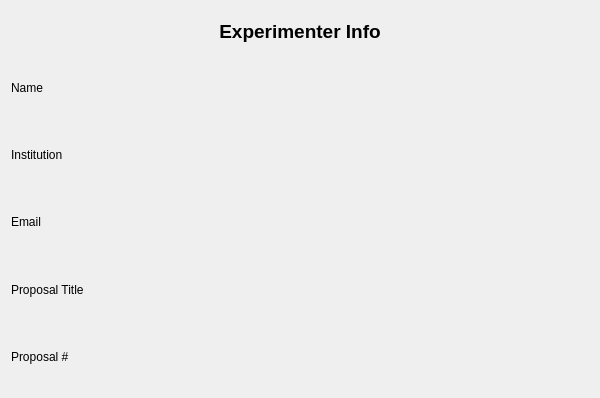
<?xml version="1.0" encoding="UTF-8"?>
<ui version="4.0">
 <class>Form</class>
 <widget class="QWidget" name="Form">
  <property name="geometry">
   <rect>
    <x>0</x>
    <y>0</y>
    <width>600</width>
    <height>398</height>
   </rect>
  </property>
  <property name="windowTitle">
   <string>Form</string>
  </property>
  <layout class="QVBoxLayout" name="verticalLayout">
   <item>
    <widget class="PyDMLabel" name="PyDMLabel_5">
     <property name="sizePolicy">
      <sizepolicy hsizetype="Preferred" vsizetype="Preferred">
       <horstretch>0</horstretch>
       <verstretch>0</verstretch>
      </sizepolicy>
     </property>
     <property name="minimumSize">
      <size>
       <width>0</width>
       <height>30</height>
      </size>
     </property>
     <property name="maximumSize">
      <size>
       <width>16777215</width>
       <height>40</height>
      </size>
     </property>
     <property name="font">
      <font>
       <pointsize>14</pointsize>
       <weight>75</weight>
       <bold>true</bold>
      </font>
     </property>
     <property name="toolTip">
      <string/>
     </property>
     <property name="text">
      <string>Experimenter Info</string>
     </property>
     <property name="alignment">
      <set>Qt::AlignCenter</set>
     </property>
    </widget>
   </item>
   <item>
    <layout class="QHBoxLayout" name="horizontalLayout">
     <item>
      <widget class="PyDMLabel" name="PyDMLabel">
       <property name="toolTip">
        <string/>
       </property>
       <property name="text">
        <string>Name</string>
       </property>
      </widget>
     </item>
     <item>
      <widget class="PyDMEmbeddedDisplay" name="PyDMEmbeddedDisplay">
       <property name="toolTip">
        <string/>
       </property>
       <property name="macros" stdset="0">
        <string>FieldName=UserName</string>
       </property>
       <property name="filename" stdset="0">
        <string>Field_Input.ui</string>
       </property>
      </widget>
     </item>
    </layout>
   </item>
   <item>
    <layout class="QHBoxLayout" name="horizontalLayout_2">
     <item>
      <widget class="PyDMLabel" name="PyDMLabel_2">
       <property name="toolTip">
        <string/>
       </property>
       <property name="text">
        <string>Institution</string>
       </property>
      </widget>
     </item>
     <item>
      <widget class="PyDMEmbeddedDisplay" name="PyDMEmbeddedDisplay_2">
       <property name="toolTip">
        <string/>
       </property>
       <property name="macros" stdset="0">
        <string>FieldName=UserInstitution</string>
       </property>
       <property name="filename" stdset="0">
        <string>Field_Input.ui</string>
       </property>
      </widget>
     </item>
    </layout>
   </item>
   <item>
    <layout class="QHBoxLayout" name="horizontalLayout_3">
     <item>
      <widget class="PyDMLabel" name="PyDMLabel_3">
       <property name="toolTip">
        <string/>
       </property>
       <property name="text">
        <string>Email</string>
       </property>
      </widget>
     </item>
     <item>
      <widget class="PyDMEmbeddedDisplay" name="PyDMEmbeddedDisplay_3">
       <property name="toolTip">
        <string/>
       </property>
       <property name="macros" stdset="0">
        <string>FieldName=UserEmail</string>
       </property>
       <property name="filename" stdset="0">
        <string>Field_Input.ui</string>
       </property>
      </widget>
     </item>
    </layout>
   </item>
   <item>
    <layout class="QHBoxLayout" name="horizontalLayout_4">
     <item>
      <widget class="PyDMLabel" name="PyDMLabel_4">
       <property name="toolTip">
        <string/>
       </property>
       <property name="text">
        <string>Proposal Title</string>
       </property>
      </widget>
     </item>
     <item>
      <widget class="PyDMEmbeddedDisplay" name="PyDMEmbeddedDisplay_4">
       <property name="toolTip">
        <string/>
       </property>
       <property name="macros" stdset="0">
        <string>FieldName=ProposalTitle</string>
       </property>
       <property name="filename" stdset="0">
        <string>Field_Input.ui</string>
       </property>
      </widget>
     </item>
    </layout>
   </item>
   <item>
    <layout class="QHBoxLayout" name="horizontalLayout_5">
     <item>
      <widget class="PyDMLabel" name="PyDMLabel_6">
       <property name="toolTip">
        <string/>
       </property>
       <property name="text">
        <string>Proposal #</string>
       </property>
      </widget>
     </item>
     <item>
      <widget class="PyDMEmbeddedDisplay" name="PyDMEmbeddedDisplay_5">
       <property name="toolTip">
        <string/>
       </property>
       <property name="macros" stdset="0">
        <string>FieldName=ProposalNumber</string>
       </property>
       <property name="filename" stdset="0">
        <string>Field_Input.ui</string>
       </property>
      </widget>
     </item>
    </layout>
   </item>
  </layout>
 </widget>
 <customwidgets>
  <customwidget>
   <class>PyDMLabel</class>
   <extends>QLabel</extends>
   <header>pydm.widgets.label</header>
  </customwidget>
  <customwidget>
   <class>PyDMEmbeddedDisplay</class>
   <extends>QFrame</extends>
   <header>pydm.widgets.embedded_display</header>
  </customwidget>
 </customwidgets>
 <resources/>
 <connections/>
</ui>
